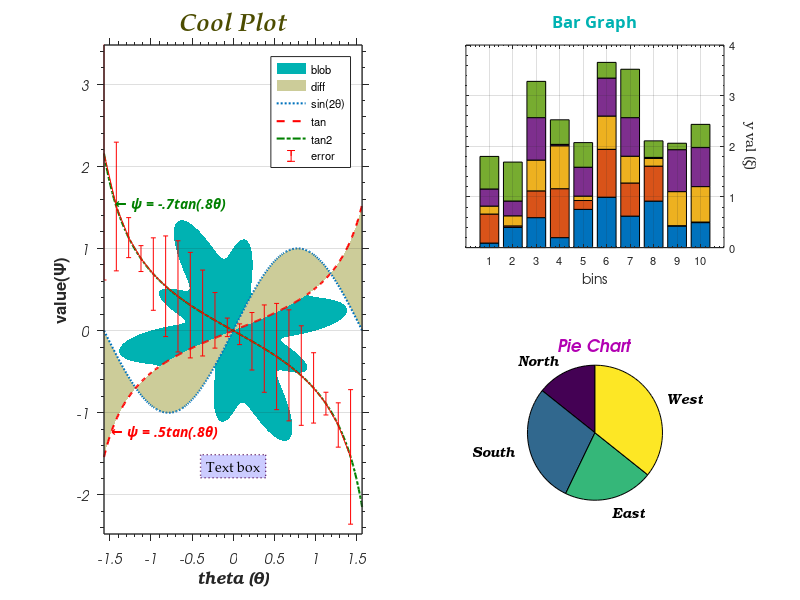

Here is the MATLAB script that generated this plot:
%%
% This is an example of creating area charts, bar charts, and pie charts with some annotation in MATLAB&#174;.
% 
% Read about the <http://www.mathworks.com/help/matlab/ref/fill.html |fill|>, <http://www.mathworks.com/help/matlab/ref/bar.html |bar|>, <http://www.mathworks.com/help/matlab/ref/text.html |text|>, and <http://www.mathworks.com/help/matlab/ref/pie.html |pie|> functions in the MATLAB documentation.
%
% For more examples, go to <http://www.mathworks.com/discovery/gallery.html MATLAB Plot Gallery>
%
% Copyright 2012-2017 The MathWorks, Inc.

% Set up data
t  = 0:0.01:2*pi;
x1 = -pi/2:0.01:pi/2;
x2 = -pi/2:0.01:pi/2;
y1 = sin(2*x1);
y2 = 0.5*tan(0.8*x2);
y3 = -0.7*tan(0.8*x2);
rho = 1 + 0.5*sin(7*t).*cos(3*t);
x = rho.*cos(t);
y = rho.*sin(t);

% Create the left plot (filled plots, errorbars, texts)
figure
subplot(121)
hold on
h(1) = fill(x, y, [0 .7 .7]);
set(h(1), 'EdgeColor', 'none')

h(2) = fill([x1, x2(end:-1:1)], [y1, y2(end:-1:1)], [.8 .8 .6]);
set(h(2), 'EdgeColor', 'none')

h(3) = line(x1, y1, 'LineWidth', 1.5, 'LineStyle', ':');
h(4) = line(x2, y2, 'Linewidth', 1.5, 'LineStyle', '--', 'Color', 'red');
h(5) = line(x2, y3, 'Linewidth', 1.5, 'LineStyle', '-.', 'Color', [0 .5 0]);

% Create error bars
err = abs(y2-y1);
hh = errorbar(x2(1:15:end), y3(1:15:end), err(1:15:end), 'r');
h(6) = hh(1);

% Create annotations
text(x2(15), y3(15), '\leftarrow \psi = -.7tan(.8\theta)', ...
   'FontWeight', 'bold', 'FontName', 'times-roman', ...
   'Color', [0 0.5 0], 'FontAngle', 'italic')
text(x2(10), y2(10),'\leftarrow \psi = .5tan(.8\theta)', ...
   'FontWeight', 'bold', 'FontName', 'times-roman',...
   'Color', 'red', 'FontAngle', 'italic')

text(0, -1.65, 'Text box', 'EdgeColor', [.3 0 .3], ...
   'HorizontalAlignment', 'center', ...
   'VerticalAlignment', 'middle', 'LineStyle', ':', ...
   'FontName', 'palatino', 'Margin', 4, 'BackgroundColor', [.8 .8 1], ...
   'LineWidth', 1)

% Adjust axes properties
axis equal
set(gca, 'Box', 'on', 'LineWidth', 1, 'Layer', 'top', ...
   'XMinorTick', 'on', 'YMinorTick', 'on', 'XGrid', 'off', 'YGrid', 'on', ...
   'TickDir', 'out', 'TickLength', [.015 .015], 'XLim', x1([1,end]),...
   'FontName', 'avantgarde', 'FontSize', 10, 'FontWeight', 'normal', ...
   'FontAngle', 'italic')

xlabel('theta (\theta)', 'FontName', 'bookman', 'FontSize', 12, ...
   'FontWeight', 'bold')
ylabel('value(\Psi)', 'FontName', 'helvetica', 'FontSize', 12, ...
   'FontWeight', 'bold', 'FontAngle', 'normal')
title('Cool Plot', 'FontName','palatino', 'FontSize', 18, ...
   'FontWeight', 'bold', 'FontAngle', 'italic', 'Color', [.3 .3 0])
legh = legend(h, 'blob', 'diff', 'sin(2\theta)', 'tan', 'tan2', 'error');
set(legh, 'FontName', 'helvetica', 'FontSize', 8, 'FontAngle', 'italic')

% Create the upper right plot (bar chart)
subplot(222)
bar(rand(10,5), 'stacked')
set(gca, 'Box', 'on', 'LineWidth', .5, 'Layer', 'top', ...
   'XMinorTick', 'on', 'YMinorTick', 'on', 'XGrid', 'on', 'YGrid', 'on', ...
   'TickDir', 'in', 'TickLength', [.015 .015], 'XLim', [0 11], ...
   'FontName', 'helvetica', 'FontSize', 8, 'FontWeight', 'normal', ...
   'YAxisLocation', 'right')
xlabel('bins', 'FontName', 'avantgarde', 'FontSize', 10, ...
   'FontWeight', 'normal')
yH = ylabel('y val (\xi)', 'FontName', 'bookman', 'FontSize', 10, ...
   'FontWeight', 'normal');
set(yH, 'Rotation', -90, 'VerticalAlignment', 'bottom')
title('Bar Graph', 'FontName', 'times-roman', 'FontSize', 12, ...
   'FontWeight', 'bold', 'Color', [0 .7 .7])

% Create the bottom right plot (pie chart)
subplot(224)
pie([2 4 3 5], {'North', 'South', 'East', 'West'})
tP = get(get(gca, 'Title'), 'Position');
set(get(gca, 'Title'), 'Position', [tP(1), 1.2, tP(3)])
title('Pie Chart', 'FontName', 'avantgarde', 'FontSize', 12, ...
   'FontWeight', 'bold', 'FontAngle', 'italic', 'Color', [.7 0 .7])
th = findobj(gca, 'Type', 'text');
set(th, 'FontName', 'bookman', 'FontWeight', 'bold', 'FontAngle', 'italic')
